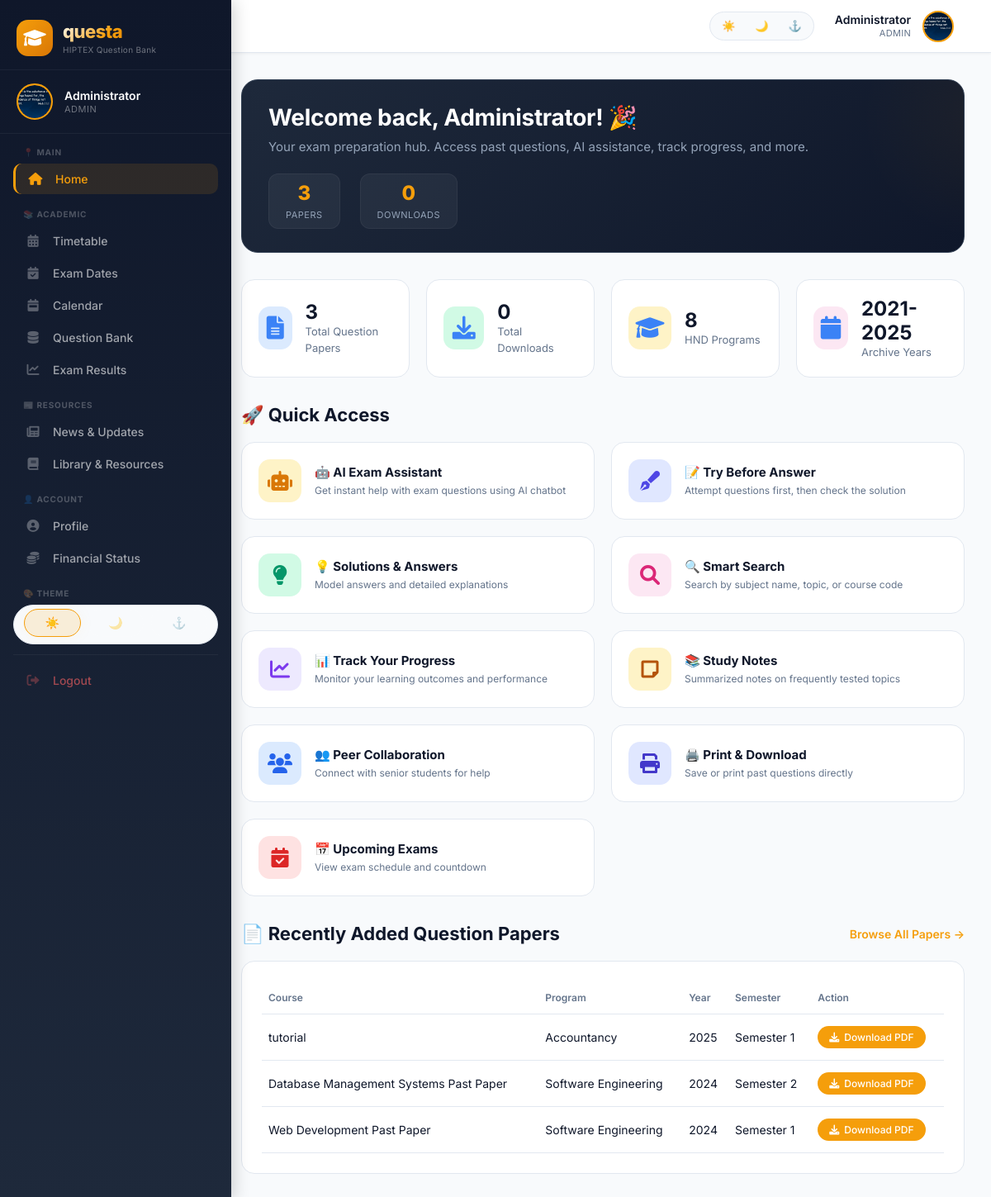
The page /dashboard.php (signed in) on the database as committed earlier.
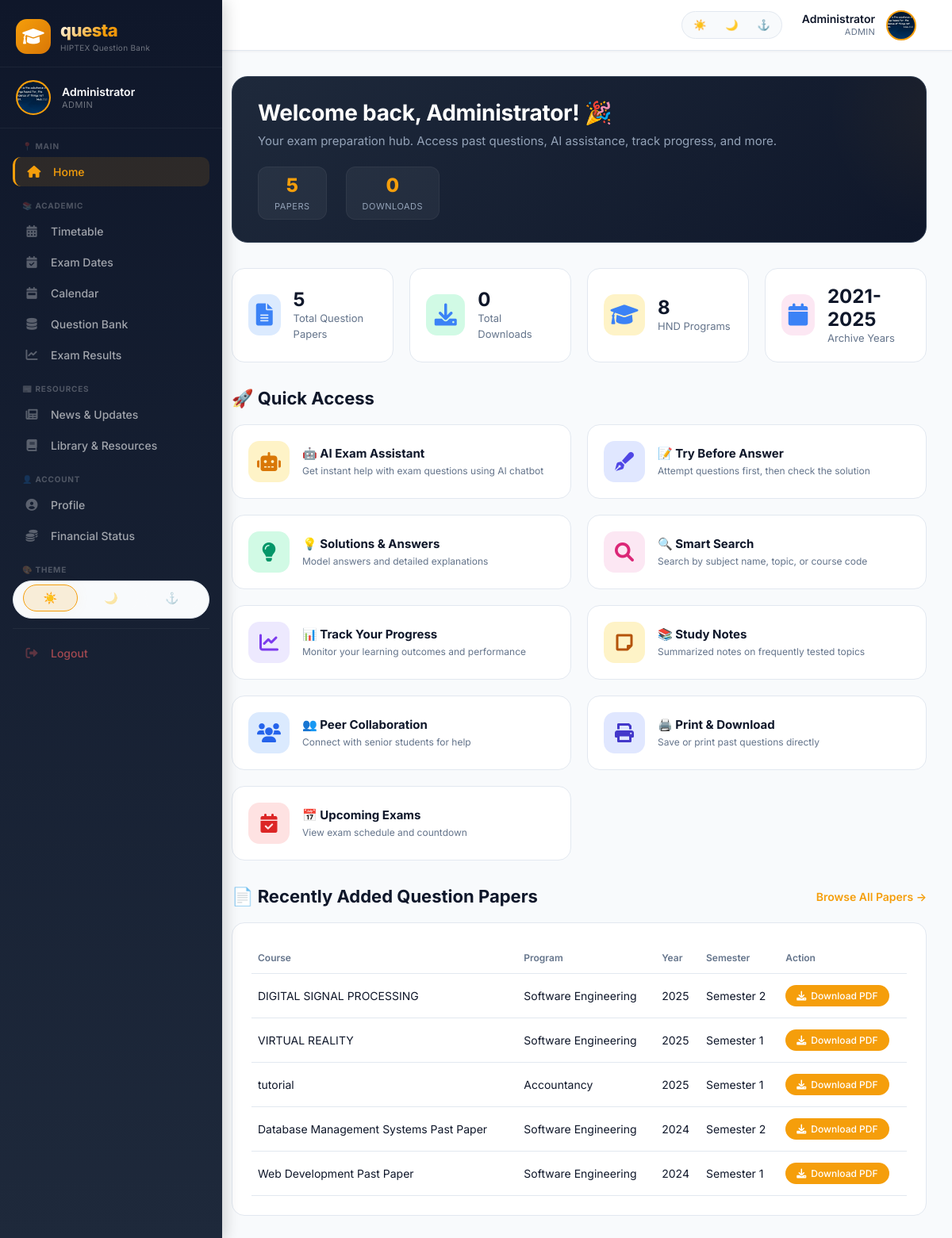
The same page on the database as committed later.
### tables this page shows
CREATE TABLE `question_papers` (
  `id` int(11) NOT NULL,
  `title` varchar(255) NOT NULL,
  `course_id` int(11) NOT NULL,
  `year` varchar(10) NOT NULL,
  `semester` varchar(10) NOT NULL,
  `file_path` varchar(500) NOT NULL,
  `solution_file_path` varchar(500) DEFAULT NULL,
  `has_answer` tinyint(4) DEFAULT 0,
  `tags` varchar(500) DEFAULT NULL,
  `notes` text DEFAULT NULL,
  `uploaded_by` int(11) NOT NULL,
  `upload_date` datetime DEFAULT current_timestamp(),
  `downloads` int(11) DEFAULT 0
);

CREATE TABLE `departments` (
  `id` int(11) NOT NULL,
  `name` varchar(100) NOT NULL,
  `abbreviation` varchar(10) DEFAULT NULL,
  `icon` varchar(50) DEFAULT NULL
);

### includes/config.php (called while the page is built, shortened)
<?php
function getCurrentUser($pdo) {
    try {
        $stmt = $pdo->prepare("SELECT * FROM users WHERE id = ?");
        $stmt->execute([$_SESSION['user_id']]);
        return $stmt->fetch();
    } catch (PDOException $e) {
        return null;
    }
}

### dashboard.php (the view, shortened to what the changed rows need)
<?php
require_once 'includes/config.php';
$paperCount = $pdo->query("SELECT COUNT(*) FROM question_papers")->fetchColumn();
$recentPapers = $pdo->query("
    SELECT qp.*, c.name as course_name, d.name as department_name
    FROM question_papers qp
    JOIN courses c ON qp.course_id = c.id
    JOIN departments d ON c.department_id = d.id
    ORDER BY qp.upload_date DESC LIMIT 5
")->fetchAll();
include 'includes/header.php';
include 'includes/sidebar.php';
?>
<div class="main-content">
    <div class="welcome-banner">
        <div class="welcome-text">
            <h1>Welcome back, <?php echo htmlspecialchars($currentUser['name']); ?>! 🎉</h1>
        </div>
        <div class="welcome-stats">
            <div class="mini-stat">
                <span class="mini-number"><?php echo $paperCount ?: 0; ?></span>
                <span class="mini-label">Papers</span>
            </div>
        </div>
    </div>
    <div class="stats-grid">
        <div class="stat-card">
            <div class="stat-info">
                <h3><?php echo $paperCount ?: 0; ?></h3>
                <p>Total Question Papers</p>
            </div>
        </div>
    </div>
    <div class="section-header">
        <h2>🚀 Quick Access</h2>
    </div>
    <div class="section-header">
        <h2>📄 Recently Added Question Papers</h2>
    </div>
    <div class="recent-papers">
        <table class="data-table">
            <thead>
                <tr>
                    <th>Course</th>
                    <th>Program</th>
                    <th>Year</th>
                    <th>Semester</th>
                    <th>Action</th>
                </tr>
            </thead>
            <tbody>
                <?php if (count($recentPapers) > 0): ?>
                    <?php foreach ($recentPapers as $paper): ?>
                        <tr>
                            <td><?php echo htmlspecialchars($paper['title']); ?></td>
                            <td><?php echo htmlspecialchars($paper['department_name']); ?></td>
                            <td><?php echo $paper['year']; ?></td>
                            <td>Semester <?php echo $paper['semester']; ?></td>
                            <td>
                                <a href="<?php echo $paper['file_path']; ?>" class="download-link" target="_blank">
                                    <i class="fas fa-download"></i> Download PDF
                                </a>
                            </td>
                        </tr>
                    <?php endforeach; ?>
                <?php endif; ?>
            </tbody>
        </table>
    </div>
</div>
<?php include 'includes/footer.php'; ?>

Rows that differ between the two databases and show on the page:
added question_papers: title "DIGITAL SIGNAL PROCESSING", departments.name "Software Engineering", year "2025", semester "2"
added question_papers: title "VIRTUAL REALITY", departments.name "Software Engineering", year "2025", semester "1"
Other text that changed with them:
$paperCount ?: 0: "3" → "5"
